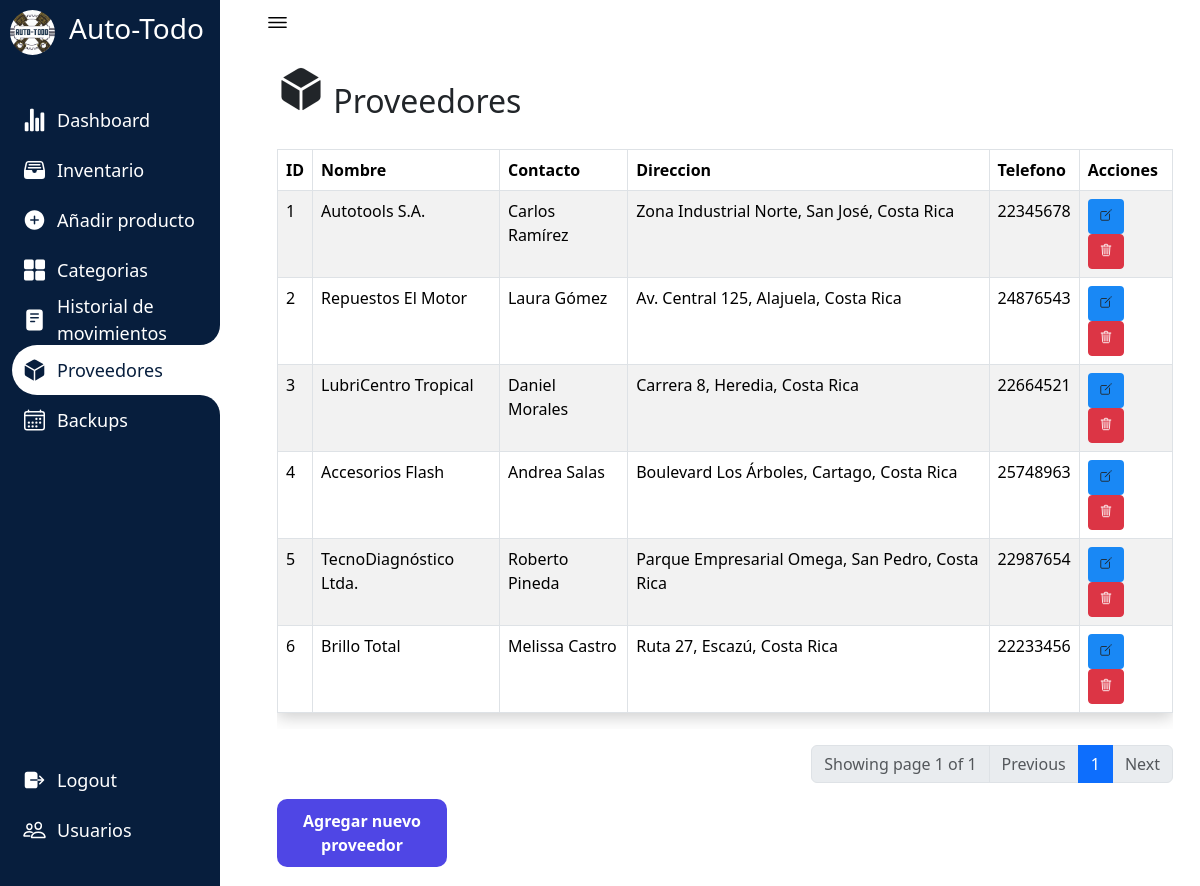
The page /views/Suppliers.php (signed in) on the database its author committed.
### tables this page shows
CREATE TABLE `proveedor` (
  `id_proveedor` int(11) NOT NULL AUTO_INCREMENT,
  `nombre` varchar(100) DEFAULT NULL,
  `contacto` varchar(100) DEFAULT NULL,
  `direccion` varchar(150) DEFAULT NULL,
  `telefono` int(11) DEFAULT NULL,
  PRIMARY KEY (`id_proveedor`)
);

### views/Suppliers.php (the view, shortened to what this page needs)
<?php
require_once "../system/config.php";
?>
<!DOCTYPE html>
<html lang="en">
<head>
    <link rel="stylesheet" href="../assets/css/testin3.css">
    <link href="https://cdn.jsdelivr.net/npm/bootstrap@5.3.1/dist/css/bootstrap.min.css" rel="stylesheet">
</head>
<?php
    include '../includes/sidebar_admin.php';
?>
<section class="dashboard">
    <div class="top">
        <ion-icon class="navToggle" name="menu-outline"></ion-icon>
    </div>
    <div class="content-wrapper">
        <div class="container">
            <div class="row">
                <div class="col-lg-12 col-offset-2">
                    <div class="page-header">
                        <h2 class="mt-3 mt-md-0">
                            <ion-icon name="cube" style="font-size:1.5em;"></ion-icon> Proveedores
                        </h2>
                    </div>
                    <div class="row">
                        <div class="col-md-12">
                            <div class="table-responsive" style="margin-top:20px;">
                                <table class="table table-bordered table-striped">
                                    <thead>
                                        <th>ID</th>
                                        <th>Nombre</th>
                                        <th>Contacto</th>
                                        <th>Direccion</th>
                                        <th>Telefono</th>
                                        <th>Acciones</th>
                                    </thead>
                                    <tbody>
                                        <?php
                            if(isset($_GET['page_no']) && $_GET['page_no']!=""){
                                $page_no=$_GET['page_no'];
                            }else{
                                $page_no=1;
                            }
                            $total_records_per_page=8;
                            $offset=($page_no-1)* $total_records_per_page;
                            $previous_page=$page_no-1;
                            $next_page=$page_no+1;
                            $result_count=mysqli_query($conn,"SELECT COUNT(*) as total_records FROM proveedor");
                            $total_records=mysqli_fetch_array($result_count);
                            $total_records=$total_records['total_records'];
                            $total_no_of_pages=ceil($total_records / $total_records_per_page);
                            $sql=mysqli_query($conn, "SELECT * FROM proveedor LIMIT $offset, $total_records_per_page");
                            $row=mysqli_num_rows($sql);
                            if($row >0){
                                while($row =mysqli_fetch_array($sql)){
                                    ?>
                                        <tr>
                                            <td><?php echo $row['id_proveedor'];?></td>
                                            <td><?php echo $row['nombre'];?></td>
                                            <td><?php echo $row['contacto'];?></td>
                                            <td><?php echo $row['direccion'];?></td>
                                            <td><?php echo $row['telefono'];?></td>
                                            <td>
                                                <a href="../controllers/editsupplier.php?editid=<?php echo htmlentities($row['id_proveedor']);?>"
                                                    class="btn btn-sm"
                                                    style="background-color:#1988F5; margin-right:5px;">
                                                    <ion-icon name="create-outline"></ion-icon>
                                                    <a href="suppliers.php?delid=<?php echo htmlentities($row['id_proveedor']);?>"
                                                        onClick="confirmDelete(); return false;"
                                                        class="btn btn-danger btn-sm">
                                                        <ion-icon name="trash-outline"></ion-icon>
                                                    </a>
                                                </a>
                                            </td>
                                        </tr>
                                        <?php
                                }
                            }
                            ?>
                                    </tbody>
                                </table>
                            </div>
                            <ul class="pagination justify-content-end mt-3">
                                <li class="page-item disabled">
                                    <span class="page-link">Showing page
                                        <?php echo $page_no . " of " . $total_no_of_pages; ?></span>
                                </li>
                                <li class="page-item <?php if ($page_no <= 1) echo 'disabled'; ?>">
                                    <a class="page-link"
                                        <?php if ($page_no > 1) echo "href='?page_no=$previous_page'"; ?>>Previous</a>
                                </li>
                                <?php
    if ($total_no_of_pages <= 10) {
        for ($counter = 1; $counter <= $total_no_of_pages; $counter++) {
            echo "<li class='page-item ";
            echo ($counter == $page_no) ? "active'>" : "'>";
            echo "<a class='page-link' href='?page_no=$counter'>$counter</a></li>";
        }
    }
    ?>
                                <li class="page-item <?php if ($page_no >= $total_no_of_pages) echo 'disabled'; ?>">
                                    <a class="page-link"
                                        <?php if ($page_no < $total_no_of_pages) echo "href='?page_no=$next_page'"; ?>>Next</a>
                                </li>
                            </ul>
                            <a href="../controllers/addsuppliers.php" class="allButton">Agregar nuevo proveedor</a>
                        </div>
                    </div>
                </div>
            </div>
</section>
</body>
</html>

### assets/css/testin3.css (style rules this page uses)
* { margin: 0; padding: 0; box-sizing: border-box; }
:root { --primary-color:#071e3d; --nav-color: #071e3d; --dash-color: #fff; --logo-color: #fff; --text-color: #000; --text-color-light: #333; --white: #fff; --border-color: #ccc; --toggle-color: #fff; --title-icon-color: #fff; --time-03: all 0.3s linear; --time-02: all 0.2s linear; }
.dashboard { position: relative; left: 250px; width: calc(100% - 250px); min-height: 100vh; background-color: var(--dash-color); padding: 10px 15px; transition: var(--time-03); }
.dashboard .top { position: fixed; background-color: var(--dash-color); display: flex; justify-content: space-between; align-items: center; left: 250px; top: 0; padding: 10px 15px; width: calc(100% - 250px); transition: var(--time-03); z-index: 100; }
.dashboard .top .navToggle { font-size: 25px; color: var(--text-color); cursor: pointer; }
.container { padding:1%; background-color: white; margin-top:5%; transition: border-radius 0.5s cubic-bezier(0.175, 0.885, 0.32, 1.275); }
.content-wrapper { margin-top: 20px; transition: all 0.3s ease-in-out; }
.table td .btn { white-space: nowrap; padding: 6px 10px; }
.dashboard .content-wrapper { top: 0; transition: var(--time-03); }
table { box-shadow: 0 4px 16px rgba(0, 0, 0, 0.2); }
.allButton { display: inline-block; padding: 10px 20px; text-decoration: none; color: #fff; background-color:#4F46E5; border-radius:10px; width:170px; text-align:center; font-weight: bold; }
.table-responsive { min-height: 300px; }

### rows shown on the page
proveedor: id_proveedor "1", nombre "Autotools S.A.", contacto "Carlos Ramírez", direccion "Zona Industrial Norte, San José, Costa Rica", telefono "22345678"
proveedor: id_proveedor "2", nombre "Repuestos El Motor", contacto "Laura Gómez", direccion "Av. Central 125, Alajuela, Costa Rica", telefono "24876543"
proveedor: id_proveedor "3", nombre "LubriCentro Tropical", contacto "Daniel Morales", direccion "Carrera 8, Heredia, Costa Rica", telefono "22664521"
proveedor: id_proveedor "4", nombre "Accesorios Flash", contacto "Andrea Salas", direccion "Boulevard Los Árboles, Cartago, Costa Rica", telefono "25748963"
proveedor: id_proveedor "5", nombre "TecnoDiagnóstico Ltda.", contacto "Roberto Pineda", direccion "Parque Empresarial Omega, San Pedro, Costa Rica", telefono "22987654"
proveedor: id_proveedor "6", nombre "Brillo Total", contacto "Melissa Castro", direccion "Ruta 27, Escazú, Costa Rica", telefono "22233456"

### other values the page prints
$page_no "1"
$total_no_of_pages "1"
